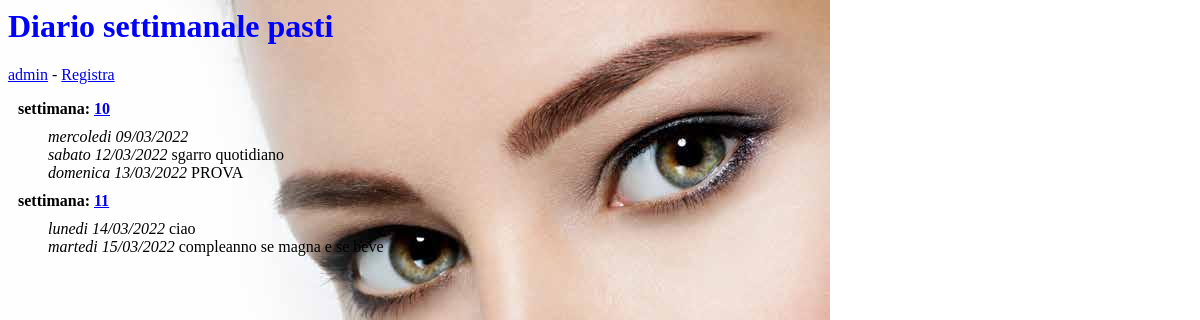
The app's page /diario/, older data.
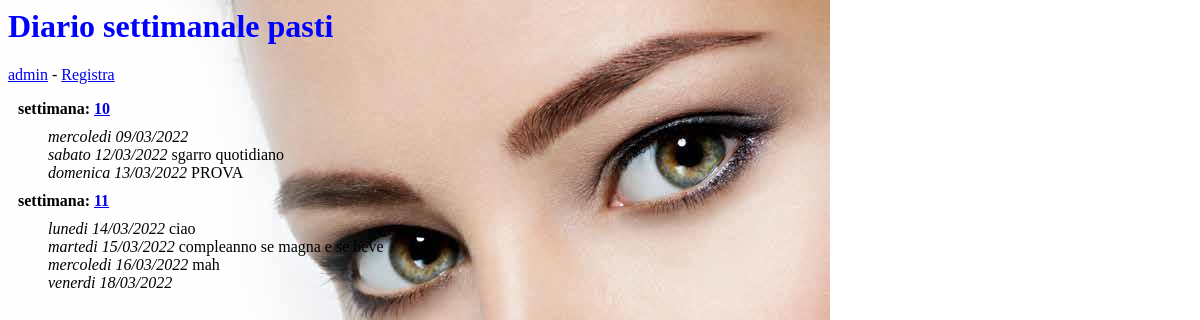
The same page, newer data.
### diario/models.py (models this page shows, shortened)
class Diario(models.Model):
    WEEKDAYS = ('lunedi','martedi','mercoledi','giovedi','venerdi','sabato','domenica')
    data = models.DateField(default=date.today(),unique=True)
    note = models.CharField(max_length=200,blank=True, default="")
    class Meta:
        ordering = ['data']
    def week_day(self):
        wd = self.WEEKDAYS[self.data.isocalendar()[2]-1]
        return wd + " " + self.data.strftime("%d/%m/%Y")
    def week(self):
        return self.data.isocalendar()[1]

### diario/views.py (the view)
# urls.py: path('',views.index,name="index"),
def index(request):
   lista = Diario.objects.all()
   weeks = [giorno.week() for giorno in lista]    # lista con i dati compresi i duplicati
   weeks = set(weeks)                             # elimino i duplicati
   weeks = list(weeks)                            # trasformo in lista e
   weeks.sort()                                   # metto in ordine crescente
   dati = [[sett,[oggetto for oggetto in lista if oggetto.week() == sett]] for sett in weeks]
   context = {'lista_settimanale': dati}
   return render(request, 'diario/index.html', context)

### diario/templates/diario/index.html (shortened to what this page needs)
<html>
    <head>
         {% load static %}
    </head>
    <body>
             <h1> Diario settimanale pasti </h1>
             <a href= {% url 'admin:index' %} >admin</a> -
             <a href="javascript:apri()">Registra</a>
             <dl>
             {% for elemento in lista_settimanale %}
                  <dt>settimana: <a href="{% url 'diario:settimana' elemento.0 %}">{{elemento.0}} </a>
                  </dt>
                  {% for giorno in elemento.1 %}
                       <dd><i>{{giorno.week_day}} </i>{{giorno.note}}</dd>
                  {% endfor %}
             {% endfor %}
             </dl>
    </body>
</html>

Row changes from the older to the newer data that the page shows:
added Diario: week_day "mercoledi 16/03/2022", note "mah", shown under "11"
added Diario: week_day "venerdi 18/03/2022", shown under "11"
